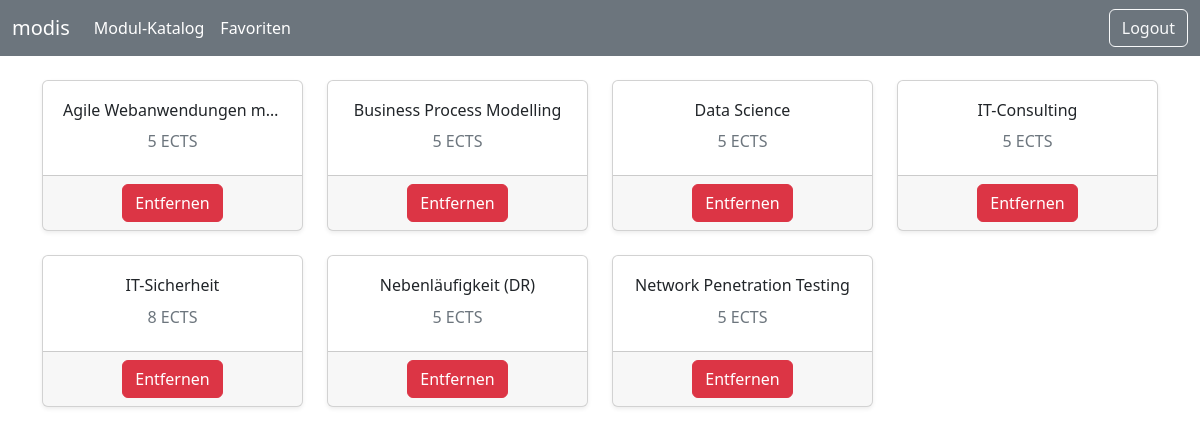
The app's page /favourites/ (signed in), older data.
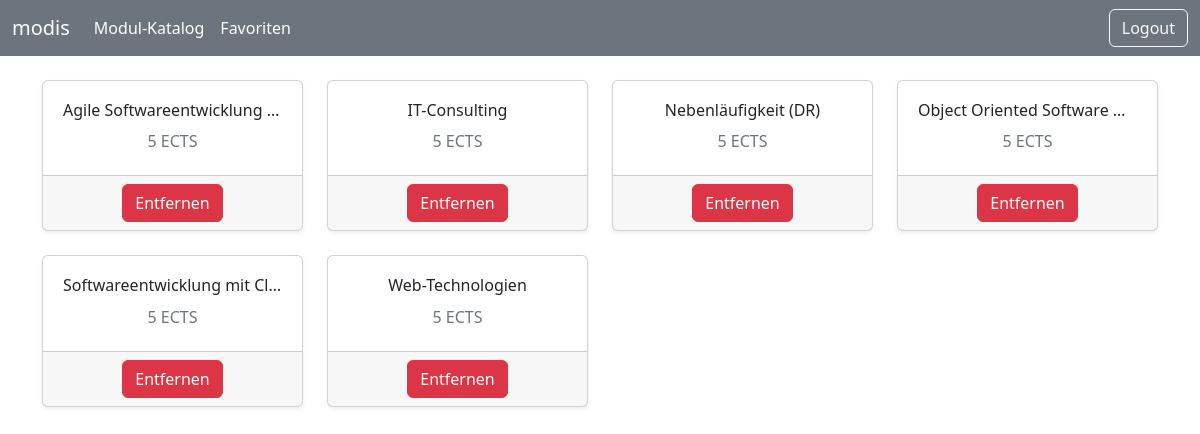
The same page, newer data.
### base/models/module.py (models this page shows, shortened)
class Module(models.Model):
    title = models.CharField(max_length=200)
    content = models.TextField(null=True, blank=True)
    learning_objective = models.TextField(null=True, blank=True)
    lecturer = models.ForeignKey(Lecturer, on_delete=models.SET_NULL, null=True, blank=False)
    semesters = models.ManyToManyField(Semester)
    graduate_programs = models.ManyToManyField(GraduateProgram)
    specialisation_tracks = models.ManyToManyField(SpecialisationTrack, blank=True)
    credits = models.IntegerField()
    updated = models.DateTimeField(auto_now=True)
    class Meta:
        ordering = ['title']

### base/views.py (the view)
# urls.py: path('favourites/', views.favourites, name='favourites'),
@login_required()
def favourites(request):
    favourites = Student.objects.get(user=request.user).favourites.all()
    context = {'favourites': favourites}
    return render(request, 'main/favourites.html', context)

### base/templates/main/favourites.html
{% extends 'main/index.html' %}
{% block content %}
    <div class="container pt-4">
        <div class="row gy-4 justify-content-start">
            {% for module in favourites %}
                <div class="col-3 justify-content-start">
                    <div id="card-favourite" class="card shadow-sm">
                        <div class="card-body">
                            <a class="link-dark text-decoration-none" href="{% url 'module' module.id %}"><h6
                                    class="card-title text-center text-truncate p-1">{{ module.title }}</h6></a>
                            <h6 class="text-center text-muted">{{ module.credits }} ECTS</h6>
                        </div>
                        <div class="card-footer text-center">
                            <a class="btn btn-danger" href="{% url 'toggle-fav' module.id %}">Entfernen</a>
                        </div>
                    </div>
                </div>
            {% endfor %}
        </div>
    </div>
{% endblock %}

Row changes from the older to the newer data that the page shows:
removed Module: title "Agile Webanwendungen m…", credits "5"
no longer on this page (row edited): Module: title "Business Process Modelling", credits "5"
no longer on this page (row edited): Module: title "Data Science", credits "5"
no longer on this page (row edited): Module: title "IT-Sicherheit", credits "8"
no longer on this page (row edited): Module: title "Network Penetration Testing", credits "5"
added Module: title "Agile Softwareentwicklung…", credits "5"
now on this page (row edited): Module: title "Object Oriented Software…", credits "5"
now on this page (row edited): Module: title "Softwareentwicklung mit Cl…", credits "5"
now on this page (row edited): Module: title "Web-Technologien", credits "5"
